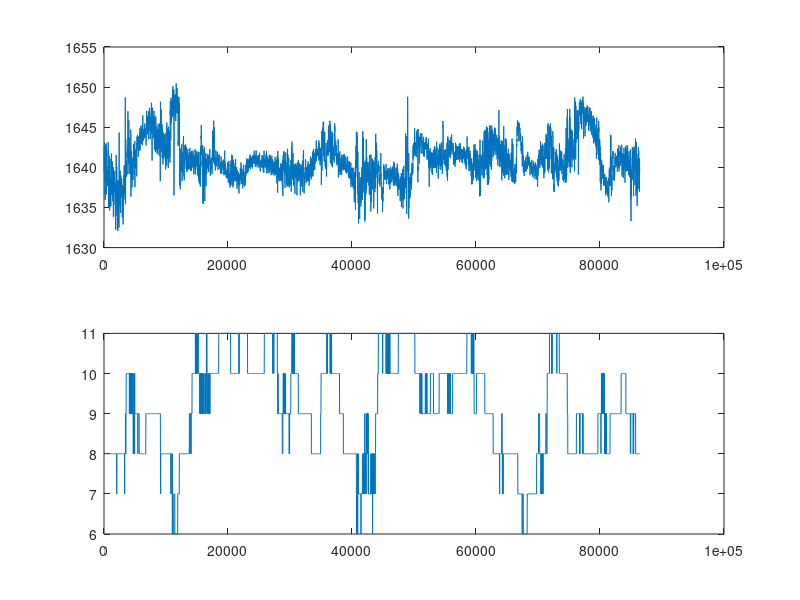
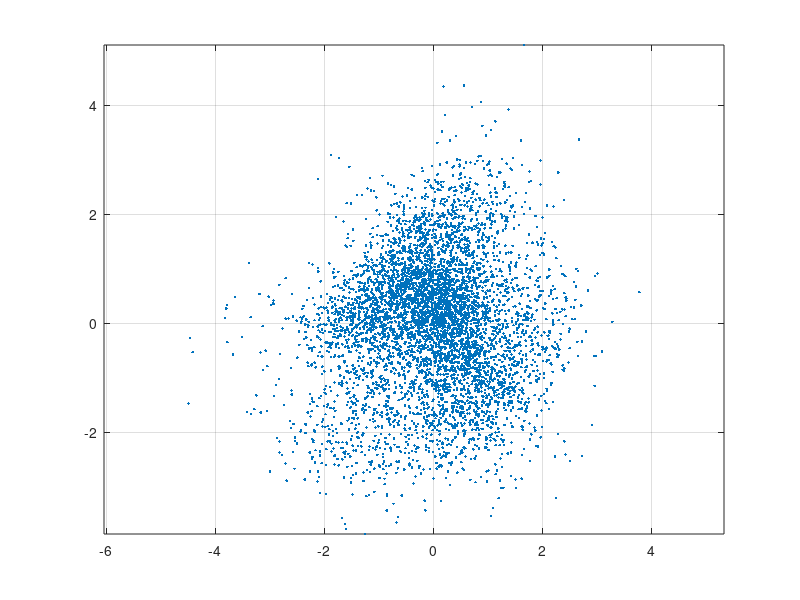

MATLAB code to generate these figures, in order: (Note: this script raises an error after producing the figures.)
%% HW2 Problem 1: PRN generation
%% Initialize
fprintf('\n');
clearvars -except function_list pub_opt
close all

%% 
load('GPS2009L1L2_data.mat');
time = data(:,1);
lat = data(:,2);
long = data(:,3);
ell_h = data(:,4);
num_sat = data(:,5);
subplot(2,1,1)
plot(time, ell_h)
subplot(2,1,2)
plot(time, num_sat)

%% 2
mean_lat = mean(lat);
lat_err = lat - mean_lat;
mean_long = mean(long);
long_err = long - mean_long;

re = 6378e3; % m
NS_err = 2*pi*re*lat_err/360; 
EW_err = 2*pi*re*long_err/360; 

figure
plot(EW_err, NS_err, '.')
grid on
axis equal
hold on
nn = length(NS_err);
err_radii = sqrt((NS_err.*NS_err)+(EW_err.*EW_err));
CEP_50_r = err_radii(round(nn/2));
drawellipse(CEP_50_r,CEP_50_r,0,0,0,'r-.');

P = cov([EW_err NS_err]);

